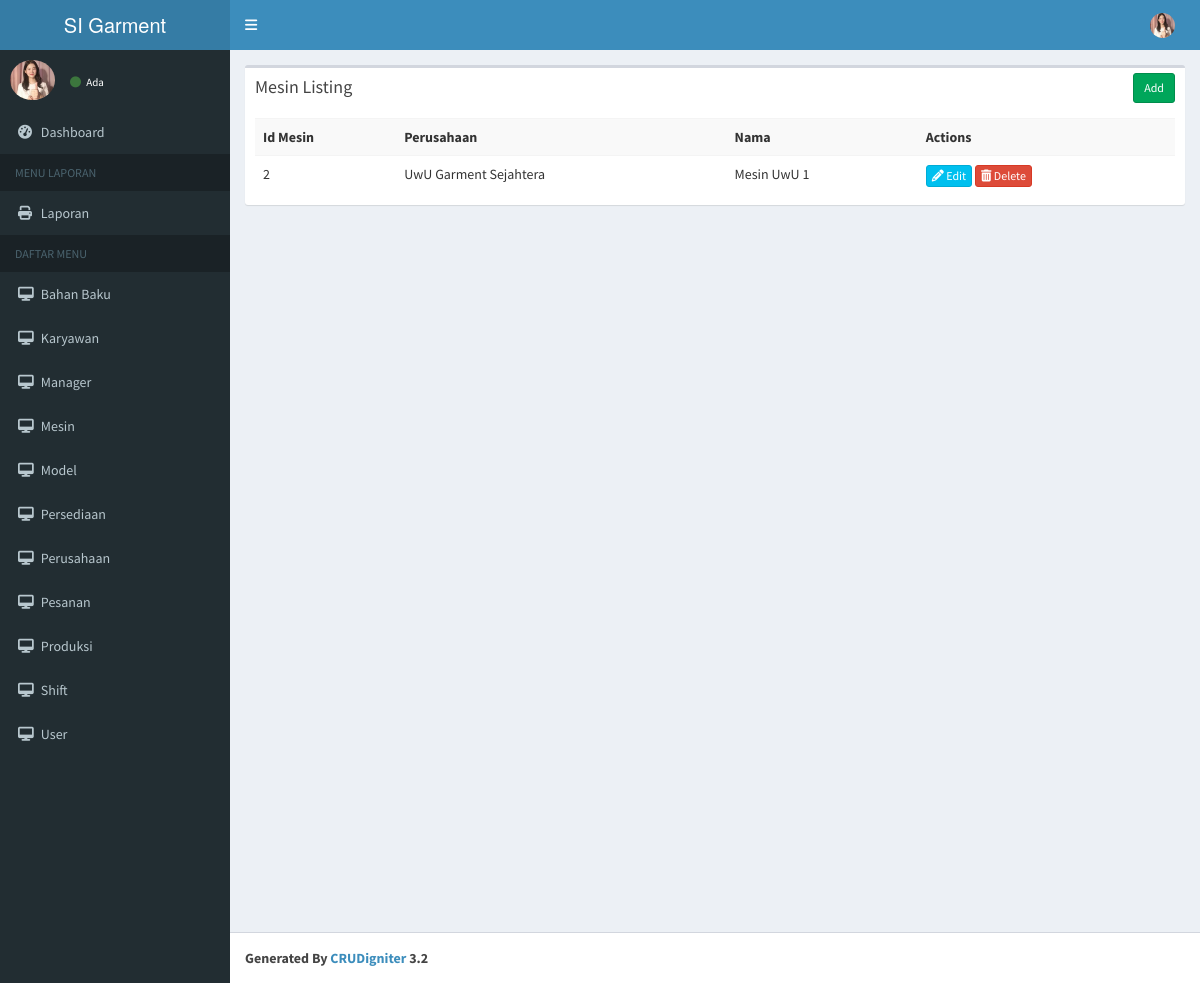
The app's page /index.php/mesin with its own data.
### tables this page shows
CREATE TABLE `mesin` (
  `id_mesin` int(10) UNSIGNED NOT NULL,
  `nama` text NOT NULL,
  `id_perusahaan` smallint(5) UNSIGNED DEFAULT NULL
);

CREATE TABLE `perusahaan` (
  `id_perusahaan` smallint(5) UNSIGNED NOT NULL,
  `nama` text NOT NULL
);

### application/controllers/Mesin.php (called while the page is built, shortened)
<?php
class Mesin extends CI_Controller{
    function __construct()
    {
        $this->load->model('Mesin_model');
    }
    function index()
    {
        $data['mesin'] = $this->Mesin_model->get_all_mesin();
        $data['_view'] = 'mesin/index';
        $this->load->view('layouts/main',$data);
    }
}

### index.php (called while the page is built, shortened)
<?php
require_once BASEPATH.'core/CodeIgniter.php';

### application/models/Mesin_model.php (called while the page is built, shortened)
<?php
class Mesin_model extends CI_Model
{
    function get_all_mesin()
    {
        $this->db->select('a.id_mesin,b.nama as id_perusahaan,a.nama');
        $this->db->from('mesin a');
        $this->db->join('perusahaan b', 'a.id_perusahaan = b.id_perusahaan');
        $this->db->group_by('id_mesin', 'desc');
        return $this->db->get('mesin')->result_array();
    }
}

### application/views/mesin/index.php (the view)
<div class="row">
    <div class="col-md-12">
        <div class="box">
            <div class="box-header">
                <h3 class="box-title">Mesin Listing</h3>
                <div class="box-tools">
                    <a href="<?php echo site_url('mesin/add'); ?>" class="btn btn-success btn-sm">Add</a>
                </div>
            </div>
            <div class="box-body">
                <table class="table table-striped">
                    <tr>
                        <th>Id Mesin</th>
                        <th>Perusahaan</th>
                        <th>Nama</th>
                        <th>Actions</th>
                    </tr>
                    <?php foreach ($mesin as $m) { ?>
                        <tr>
                            <td><?php echo $m['id_mesin']; ?></td>
                            <td><?php echo $m['id_perusahaan']; ?></td>
                            <td><?php echo $m['nama']; ?></td>
                            <td>
                                <a href="<?php echo site_url('mesin/edit/' . $m['id_mesin']); ?>" class="btn btn-info btn-xs"><span class="fa fa-pencil"></span> Edit</a>
                                <a href="<?php echo site_url('mesin/remove/' . $m['id_mesin']); ?>" class="btn btn-danger btn-xs"><span class="fa fa-trash"></span> Delete</a>
                            </td>
                        </tr>
                    <?php } ?>
                </table>
            </div>
        </div>
    </div>
</div>

### records on screen
mesin: id_mesin "2", id_perusahaan.nama "UwU Garment Sejahtera", nama "Mesin UwU 1"
